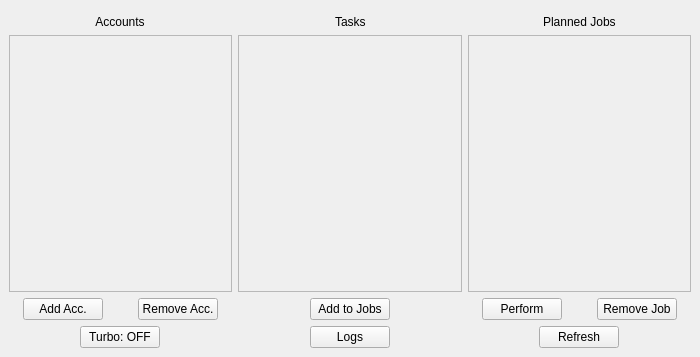
<?xml version="1.0" encoding="UTF-8"?>
<ui version="4.0">
 <class>iGPMT</class>
 <widget class="QMainWindow" name="iGPMT">
  <property name="geometry">
   <rect>
    <x>0</x>
    <y>0</y>
    <width>700</width>
    <height>357</height>
   </rect>
  </property>
  <property name="windowTitle">
   <string>iGPMT</string>
  </property>
  <widget class="QWidget" name="centralwidget">
   <layout class="QVBoxLayout" name="verticalLayout_2">
    <item>
     <layout class="QVBoxLayout" name="verticalLayout" stretch="0,0,1">
      <item>
       <widget class="QWidget" name="widget" native="true"/>
      </item>
      <item>
       <layout class="QHBoxLayout" name="horizontalLayout" stretch="3,3,3">
        <property name="spacing">
         <number>6</number>
        </property>
        <item>
         <layout class="QVBoxLayout" name="verticalLayout_4" stretch="0,0,1">
          <property name="sizeConstraint">
           <enum>QLayout::SetMaximumSize</enum>
          </property>
          <item alignment="Qt::AlignHCenter">
           <widget class="Heading" name="accountsHead">
            <property name="sizePolicy">
             <sizepolicy hsizetype="Maximum" vsizetype="Maximum">
              <horstretch>0</horstretch>
              <verstretch>0</verstretch>
             </sizepolicy>
            </property>
            <property name="text">
             <string>Accounts</string>
            </property>
            <property name="alignment">
             <set>Qt::AlignCenter</set>
            </property>
           </widget>
          </item>
          <item>
           <widget class="DetailsContainer" name="accountsCont">
            <property name="widgetResizable">
             <bool>true</bool>
            </property>
           </widget>
          </item>
          <item>
           <layout class="QHBoxLayout" name="horizontalLayout_3">
            <item alignment="Qt::AlignHCenter">
             <widget class="ConfirmButton" name="add_account">
              <property name="text">
               <string>Add Acc.</string>
              </property>
             </widget>
            </item>
            <item alignment="Qt::AlignHCenter">
             <widget class="RejectButton" name="remove_account">
              <property name="text">
               <string>Remove Acc.</string>
              </property>
             </widget>
            </item>
           </layout>
          </item>
         </layout>
        </item>
        <item>
         <layout class="QVBoxLayout" name="verticalLayout_5" stretch="0,0,1">
          <property name="sizeConstraint">
           <enum>QLayout::SetMaximumSize</enum>
          </property>
          <item>
           <layout class="QHBoxLayout" name="horizontalLayout_5">
            <item alignment="Qt::AlignLeft">
             <widget class="LeftButton" name="task_left_butt"/>
            </item>
            <item alignment="Qt::AlignTop">
             <widget class="Heading" name="task_header">
              <property name="sizePolicy">
               <sizepolicy hsizetype="Maximum" vsizetype="Maximum">
                <horstretch>0</horstretch>
                <verstretch>0</verstretch>
               </sizepolicy>
              </property>
              <property name="text">
               <string>Tasks</string>
              </property>
              <property name="alignment">
               <set>Qt::AlignLeading|Qt::AlignLeft|Qt::AlignTop</set>
              </property>
             </widget>
            </item>
            <item alignment="Qt::AlignRight">
             <widget class="RightButton" name="task_right_butt">
              <property name="alignment">
               <set>Qt::AlignRight|Qt::AlignTrailing|Qt::AlignVCenter</set>
              </property>
             </widget>
            </item>
           </layout>
          </item>
          <item>
           <widget class="TasksContainer" name="tasksCont"/>
          </item>
          <item alignment="Qt::AlignHCenter">
           <widget class="ConfirmButton" name="add_jobs_butt">
            <property name="text">
             <string>Add to Jobs</string>
            </property>
           </widget>
          </item>
         </layout>
        </item>
        <item>
         <layout class="QVBoxLayout" name="verticalLayout_3" stretch="0,0,1">
          <property name="sizeConstraint">
           <enum>QLayout::SetMaximumSize</enum>
          </property>
          <item alignment="Qt::AlignHCenter">
           <widget class="Heading" name="jobsHead">
            <property name="text">
             <string>Planned Jobs</string>
            </property>
           </widget>
          </item>
          <item>
           <widget class="JobsContainer" name="jobsCont"/>
          </item>
          <item>
           <layout class="QHBoxLayout" name="horizontalLayout_4">
            <item alignment="Qt::AlignHCenter">
             <widget class="ConfirmButton" name="perform_butt">
              <property name="text">
               <string>Perform</string>
              </property>
             </widget>
            </item>
            <item alignment="Qt::AlignHCenter">
             <widget class="RejectButton" name="remove_jobs_butt">
              <property name="text">
               <string>Remove Job</string>
              </property>
             </widget>
            </item>
           </layout>
          </item>
         </layout>
        </item>
       </layout>
      </item>
      <item>
       <layout class="QHBoxLayout" name="horizontalLayout_2">
        <item alignment="Qt::AlignHCenter">
         <widget class="ConfirmButton" name="turboModeButton">
          <property name="text">
           <string>Turbo: OFF</string>
          </property>
         </widget>
        </item>
        <item alignment="Qt::AlignHCenter">
         <widget class="ConfirmButton" name="logsButton">
          <property name="text">
           <string>Logs</string>
          </property>
         </widget>
        </item>
        <item alignment="Qt::AlignHCenter">
         <widget class="ConfirmButton" name="refreshButton">
          <property name="text">
           <string>Refresh</string>
          </property>
          <property name="autoDefault">
           <bool>false</bool>
          </property>
          <property name="default">
           <bool>false</bool>
          </property>
          <property name="flat">
           <bool>false</bool>
          </property>
         </widget>
        </item>
       </layout>
      </item>
     </layout>
    </item>
   </layout>
  </widget>
 </widget>
 <customwidgets>
  <customwidget>
   <class>Heading</class>
   <extends>QLabel</extends>
   <header>custom_widgets</header>
  </customwidget>
  <customwidget>
   <class>ConfirmButton</class>
   <extends>QPushButton</extends>
   <header>buttons</header>
  </customwidget>
  <customwidget>
   <class>DetailsContainer</class>
   <extends>QScrollArea</extends>
   <header>details_container</header>
   <container>1</container>
  </customwidget>
  <customwidget>
   <class>TasksContainer</class>
   <extends>QScrollArea</extends>
   <header>tasks_container</header>
   <container>1</container>
  </customwidget>
  <customwidget>
   <class>JobsContainer</class>
   <extends>QScrollArea</extends>
   <header>jobs_container</header>
   <container>1</container>
  </customwidget>
  <customwidget>
   <class>RejectButton</class>
   <extends>QPushButton</extends>
   <header>buttons</header>
  </customwidget>
  <customwidget>
   <class>LeftButton</class>
   <extends>QLabel</extends>
   <header>custom_widgets</header>
  </customwidget>
  <customwidget>
   <class>RightButton</class>
   <extends>QLabel</extends>
   <header>custom_widgets</header>
  </customwidget>
 </customwidgets>
 <resources/>
 <connections/>
</ui>
